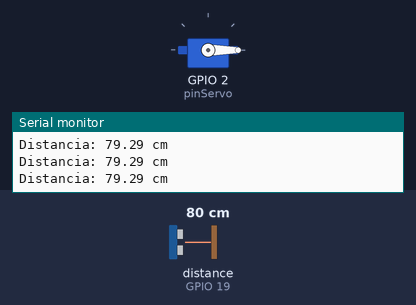
The sketch below on a simulated ESP32. On the bench: servo, the last lines printed to the serial monitor. Wiring (inferred from the names in the program): ultrasonic range finder: trigger GPIO 18; echo GPIO 19. The test bench sets the inputs (shaded band); at power-on: distance to the obstacle (sensor on GPIO 19) 80 cm. The echo pulse lasts 58.3 µs per cm.

Above: at 1.3 s.
1.4 s: distance to the obstacle (sensor on GPIO 19) set to 23 cm
2.9 s: distance to the obstacle (sensor on GPIO 19) set to 18 cm
At 3.6 s:
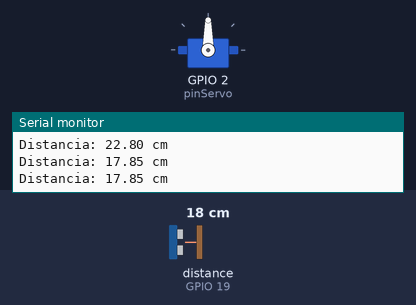
4.5 s: distance to the obstacle (sensor on GPIO 19) set to 35 cm
At 5.0 s:
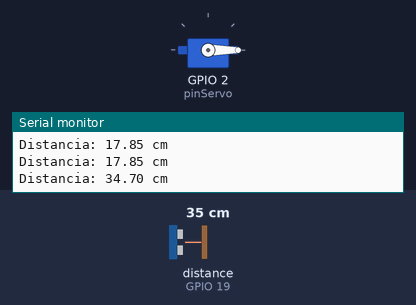
6.0 s: distance to the obstacle (sensor on GPIO 19) set to 2 cm
At 6.3 s:
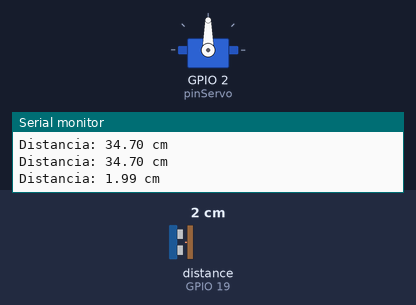
Timing chart, 0 to 8.5 s (numbered marks = the images above; inputs shaded):
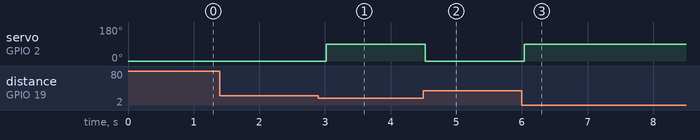

The sketch:

ultrasonico_servo.ino
```cpp
#include <ESP32Servo.h>

// Pines del sensor ultrasónico
#define TRIG_PIN 18
#define ECHO_PIN 19

// Servo
Servo miServo;
int anguloInicialServo = 0;
int anguloFinalServo = 90;
int pinServo = 2;

void setup() {
  Serial.begin(115200);

  // Configurar pines del sensor
  pinMode(TRIG_PIN, OUTPUT);
  pinMode(ECHO_PIN, INPUT);

  // Iniciar servo
  miServo.attach(pinServo);
  miServo.write(anguloInicialServo);
}

void loop() {
  // Enviar pulso ultrasónico
  digitalWrite(TRIG_PIN, LOW);
  delayMicroseconds(2);
  digitalWrite(TRIG_PIN, HIGH);
  delayMicroseconds(10);
  digitalWrite(TRIG_PIN, LOW);

  // Medir duración del eco
  long duracion = pulseIn(ECHO_PIN, HIGH);

  // Calcular distancia en cm
  float distancia = duracion * 0.034 / 2;

  Serial.print("Distancia: ");
  Serial.print(distancia);
  Serial.println(" cm");

  // Si hay un objeto cerca, mover el servo
  if (distancia > 0 && distancia < 20) {
    miServo.write(anguloFinalServo);
  } else {
    miServo.write(anguloInicialServo);
  }

  delay(500); // Pequeña pausa
}
```

Measured:
- the behaviour switches between 21 and 20 cm on distance to the obstacle (sensor on GPIO 19) (found by bisection; images 0 and 1)
- after the input at 2.9 s, servo on GPIO 2 (pinServo): 0° → 90° after 0.12 s
- after the input at 4.5 s, servo on GPIO 2 (pinServo): 90° → 0° at once
- after the input at 6.0 s, servo on GPIO 2 (pinServo): 0° → 90° at once
